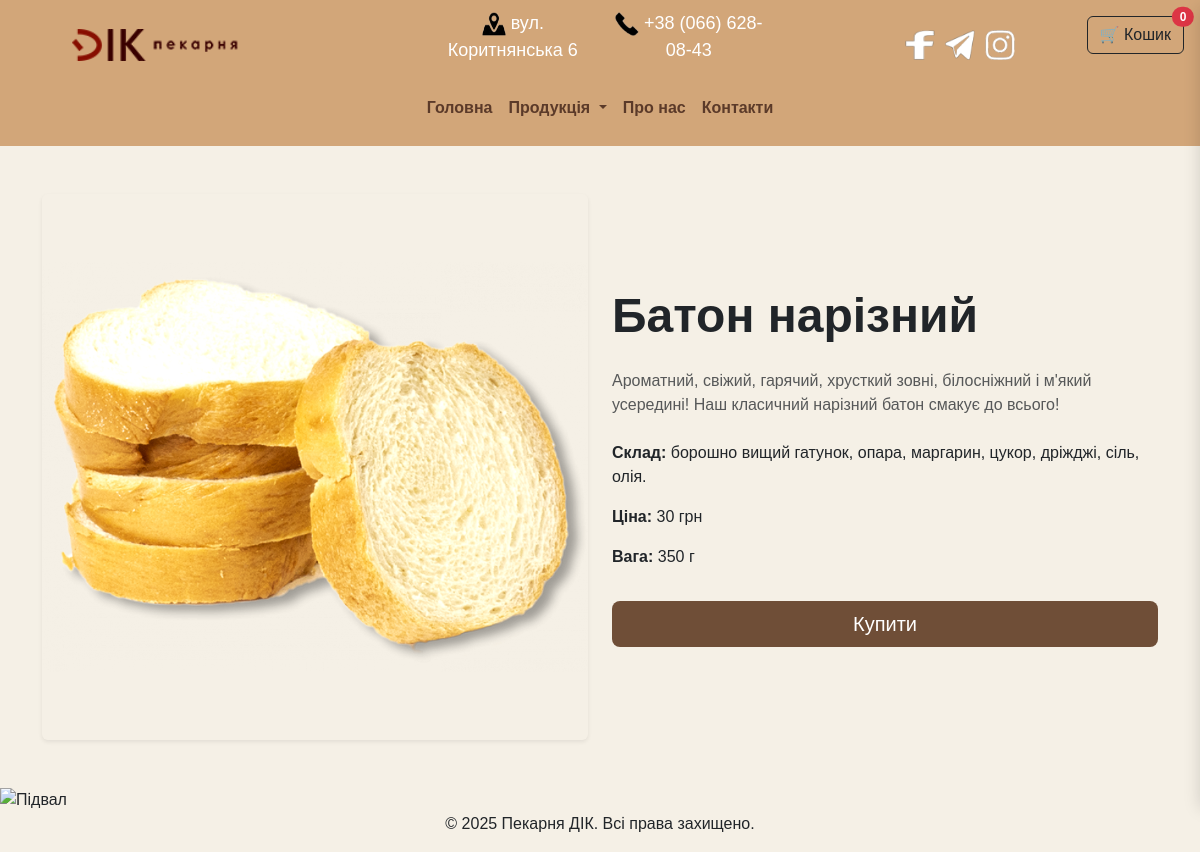
/product/1/, run on the app's committed database.
### myapp/models.py (models this page shows, shortened)
class Product(models.Model):
    CATEGORY_CHOICES = [
        ("bread", "Хліб"),
        ("cake", "Торт"),
        ("cookie", "Печиво"),
        ("drink", "Напій"),
        ("semi-finished product", "Напівфабрикат"),
    ]
    name = models.CharField(max_length=255, verbose_name="Назва продукту")
    category = models.ForeignKey(Category, on_delete=models.CASCADE, verbose_name="Категорія")
    price = models.DecimalField(max_digits=6, decimal_places=0, verbose_name="Ціна")
    stock = models.PositiveIntegerField(default=10, verbose_name="Кількість на складі")
    description = models.TextField(blank=True, verbose_name="Опис")
    ingredients = models.TextField(blank=True, verbose_name="Cклад")
    weight = models.PositiveIntegerField(default=100, verbose_name="Вага")
    created_at = models.DateTimeField(auto_now_add=True, verbose_name="Дата створення")
    updated_at = models.DateTimeField(auto_now=True, verbose_name="Дата оновлення")
    available = models.BooleanField(default=True, verbose_name="В наявності")
    product_type = models.CharField(
        max_length=30, choices=CATEGORY_CHOICES, default="bread", verbose_name="Тип продукту"
    )
    product_image = models.ImageField(upload_to='product_images/', blank=True, null=True, verbose_name="Зображення продукту")
    class Meta:
        verbose_name = "Продукт"
        verbose_name_plural = "Продукти"

### myapp/views.py (the view)
# urls.py: path('product/<int:product_id>/', views.product_detail, name='product_detail'),
def product_detail(request, product_id):
    product = Product.objects.get(id=product_id)
    return render(request, 'myapp/product_detail.html', {
        'product': product,
    })

### myapp/context_processors.py (called while the page is built)
def all_products(request):
    return {
        'all_products': Product.objects.all()
    }

### templates/myapp/product_detail.html
{% extends "myapp/base.html" %}
{% block content %}
<div class="container py-5">
    <div class="row align-items-center">
        <div class="col-md-6 mb-4 mb-md-0">
            <img src="{{ product.product_image.url }}" alt="{{ product.name }}" class="img-fluid rounded shadow-sm">
        </div>
        <div class="col-md-6">
            <h1 class="display-5 fw-bold mb-4">{{ product.name }}</h1>
            <p class="text-muted mb-4">{{ product.description }}</p>
            <p class="mb-3"><strong>Склад:</strong> {{ product.ingredients }}</p>
            <p class="mb-3"><strong>Ціна:</strong> {{ product.price }} грн</p>
            <p class="mb-3"><strong>Вага:</strong> {{ product.weight }} г</p>
            <button class="btn btn-brown w-100 btn-lg mt-3 buy-btn"
                    data-weight="Вага: {{ product.weight }} г">
                Купити
            </button>
        </div>
    </div>
</div>
{% endblock %}

### templates/myapp/base.html (shortened to what this page needs)
<!DOCTYPE html>
<html lang="uk">
<head>
    <link rel="stylesheet" href="https://cdn.jsdelivr.net/npm/bootstrap@5.3.0/dist/css/bootstrap.min.css">
    {% load static %}
    <link rel="stylesheet" href="{% static 'css/styles.css' %}">
</head>
<body>
    <header class="header">
        <div class="container">
            <div class="row align-items-center">
                <div class="col-md-4">
                    <img src="{% static 'images/logo.png' %}" alt="Логотип" class="logo">
                </div>
                <div class="col-md-4 text-center contact-info gap-lg-3">
                    <p>
                        <img src="{% static 'images/location-icon.png' %}" alt="Локація" class="icon">
                        вул. Коритнянська 6
                    </p>
                    <p>
                        <img src="{% static 'images/phone-icon.png' %}" alt="Телефон" class="icon">
                        +38 (066) 628-08-43
                    </p>
                </div>
                <div class="col-md-4 text-end social-icons">
                    <a href="https://facebook.com" target="_blank"><img src="{% static 'images/facebook-icon.png' %}" alt="Facebook"></a>
                    <a href="https://telegram.org" target="_blank"><img src="{% static 'images/telegram-icon.png' %}" alt="Telegram"></a>
                    <a href="https://instagram.com" target="_blank"><img src="{% static 'images/instagram-icon.png' %}" alt="Instagram"></a>
                </div>
                <div class="position-relative">
                    <button id="cartBtn" class="btn btn-outline-dark position-fixed top-0 end-0 m-3">
                        🛒 Кошик
                        <span id="cart-count" class="position-absolute top-0 start-100 translate-middle badge rounded-pill bg-danger">0</span>
                    </button>
                </div>
            </div>
            <nav class="navbar navbar-expand-lg navbar-light">
              <div class="container">
                <div class="collapse navbar-collapse" id="navbarNav">
                    <ul class="navbar-nav mx-auto">
                        <li class="nav-item"><a class="nav-link" href="{% url 'home' %}#catalog">Головна</a></li>
                        <li class="nav-item dropdown">
                            <a class="nav-link dropdown-toggle" href="#" id="productsDropdown" role="button" data-bs-toggle="dropdown" aria-expanded="false">
                                Продукція
                            </a>
                        </li>
                        <li class="nav-item"><a class="nav-link" href="{% url 'home' %}#history-charts">Про нас</a></li>
                        <li class="nav-item"><a class="nav-link" href="#footer">Контакти</a></li>
                    </ul>
                </div>
              </div>
            </nav>
        </div>
    </header>
    <main>
        {% block content %}{% endblock %}
    </main>
    <section id="footer" class="footer-banner">
        <img src="{% static 'images/підвал.png' %}" alt="Підвал" class="footer-image">
    </section>
    <footer class="footer text-center">
        <p>&copy; 2025 Пекарня ДІК. Всі права захищено.</p>
    </footer>
</body>
</html>

### myapp/static/css/styles.css (style rules this page uses)
* { margin: 0; padding: 0; box-sizing: border-box; }
html, body { width: 100%; max-width: 100vw; overflow-x: hidden; font-family: Arial, sans-serif; background-color: #f5f0e6; scroll-behavior: smooth; }
.header { background-color: #d2a679; display: flex; align-items: center; justify-content: space-between; padding: 10px 5%; width: 100%; }
.logo { width: 170px; height: auto; }
.contact-info { display: flex; gap: 50px; align-items: center; }
.contact-info p { color: white !important; font-size: 18px; }
.icon { width: 24px; height: 24px; }
.social-icons { display: flex; justify-content: center; gap: 10px; }
.social-icons a img { width: 30px; height: 30px; transition: opacity 0.3s; }
.navbar-nav .nav-link { color: #5b3a29 !important; font-weight: bold; transition: color 0.3s ease-in-out; }
.footer-banner { width: 100vw; position: relative; overflow: hidden; }
.footer-image { display: block; width: 100%; height: auto; object-fit: contain; }
.btn-brown { background-color: #6f4e37; color: white; border: none; }

### data on the page
Product: product_image (picture), name "Батон нарізний", description "Ароматний, свіжий, гарячий, хрусткий зовні, білосніжний і м'який усередині! Наш класичний нарізний батон смакує до всього!", ingredients "борошно вищий гатунок, опара, маргарин, цукор, дріжджі, сіль, олія.", price "30", weight "350"
